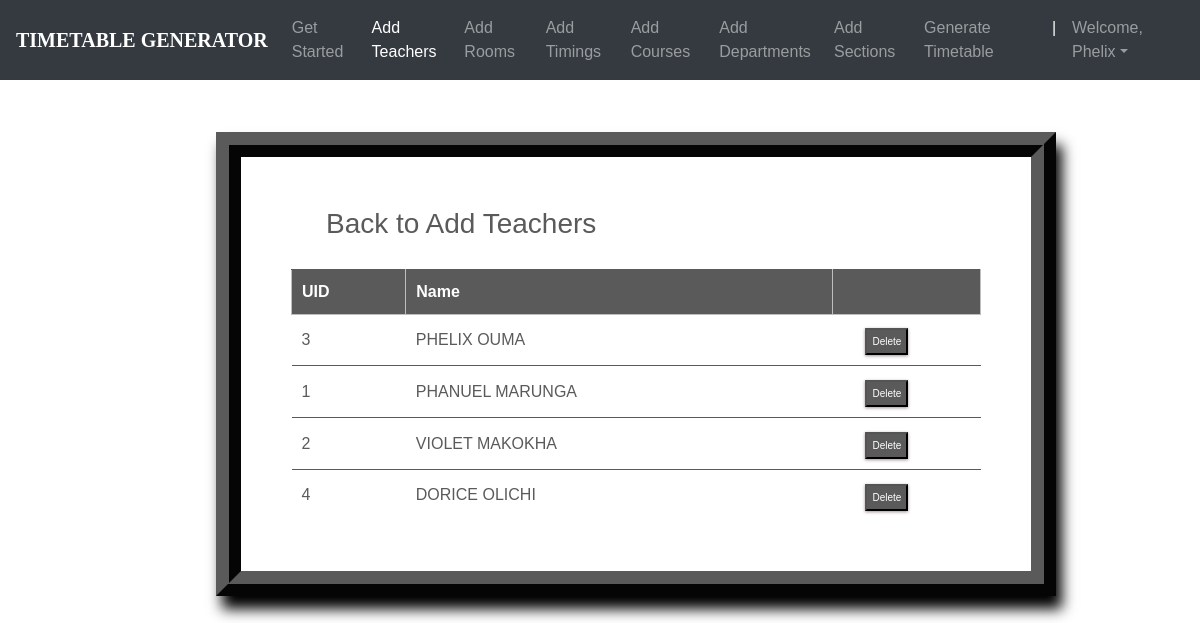
/teachers_list/ (signed in), run on the app's committed database.
### ttgen/models.py (models this page shows, shortened)
class Instructor(models.Model):
    uid = models.CharField(max_length=6)
    name = models.CharField(max_length=25)

### ttgen/views.py (the view)
# urls.py: path('teachers_list/', views.inst_list_view , name='editinstructor'),
@login_required
def inst_list_view(request):
    context = {
        'instructors': Instructor.objects.all()
    }
    return render(request, 'inslist.html', context)

### templates/inslist.html (shortened to what this page needs)
<!DOCTYPE html>
<html lang="en">
<head>
	<link rel="stylesheet" href="https://maxcdn.bootstrapcdn.com/bootstrap/4.0.0/css/bootstrap.min.css">
    <link rel="stylesheet" type="text/css" href="static/css/index.css">
</head>
<body>
        <header>
			<nav class="navbar navbar-expand-md navbar-dark fixed-top bg-dark">
                <a class="navbar-brand" href="#"><b>TIMETABLE GENERATOR</b></a>
                <div class="collapse navbar-collapse" id="navbarCollapse">
                    <ul class="navbar-nav ml-auto">
                    <li class="nav-item">
                        <a class="nav-link" href="{% url 'admindash' %}">Get Started</a>
                    </li>
                    <li class="nav-item active">
                        <a class="nav-link" href="{% url 'addInstructors' %}">Add Teachers</a>
                    </li>
                    <li class="nav-item">
                        <a class="nav-link" href="{% url 'addRooms' %}">Add Rooms</a>
                    </li>
                    <li class="nav-item">
		                <a class="nav-link" href="{% url 'addTimings' %}">Add Timings</a>
		            </li>
                    <li class="nav-item">
                        <a class="nav-link" href="{% url 'addCourses' %}">Add Courses</a>
                    </li>
                    <li class="nav-item">
			            <a class="nav-link" href="{% url 'addDepts' %}">Add Departments</a>
		            </li>
                    <li class="nav-item">
			            <a class="nav-link" href="{% url 'addSections' %}">Add Sections</a>
		            </li>
                    <li class="nav-item">
			            <a class="nav-link" href="{% url 'generate' %}">Generate Timetable</a>
		            </li>
                    <li class="nav-item active">
			            <a class="nav-link">|</a>
		            </li>
                    <li class="nav-item dropdown">
		                <a class="nav-link dropdown-toggle" href="#" id="dropdown03" data-toggle="dropdown" aria-haspopup="true" aria-expanded="false">Welcome, {{ user.first_name }}</a>
		            </li>
                    </ul>
                </div>
            </nav>
        </header><br><br>
        {% block content %}
        {% load static %}
<fieldset class="fieldset">
    <a href="{% url 'addInstructors'%}"><h1 class="tablink" onclick="openPage('new')" id="defaultOpen">Back to Add Teachers</h1></a>
    <div class="tabcontent" id="edit">
        <table class="table1">
            <thead>
            <tr class="table-headers">
            <th>UID</th>
            <th>Name</th>
            <th  class="empty"></th>
            </tr>
            </thead>
            <tbody>
            {% for inst in instructors %}
            <tr>
             <td>{{inst.uid}}</td>
             <td>{{inst.name}}</td>
             <td class="empty">
                <form action="{% url 'deleteinstructor' inst.id %}" method="post">
                        <input type="submit" value="Delete" class="cross">
                </form>
             </td>
             </tr>
            {% endfor %}
            </tbody>
        </table>
    </div>
</fieldset>
{% endblock %}

### static/css/index.css (style rules this page uses)
body { padding-top: 3rem; padding-bottom: 3rem; color: #5a5a5a; font-family: 'Poppins', sans-serif; overflow-x: hidden; }
nav { font-family: sans-serif; }
.navbar-brand { font-size: 20px; font-family: Georgia, 'Times New Roman', Times, serif; }

### templates/inslist.html (style rules this page uses)
nav { font-family: sans-serif; }
.navbar-brand { font-size: 20px; font-family: Georgia, 'Times New Roman', Times, serif; }
* { margin: 0; padding: 0; box-sizing: border-box; }
html { scroll-behavior: smooth; }
a { text-decoration:none; }
form { margin-top: 3%; margin-left: 18%; margin-right: 12%; }
fieldset h1 { color: #5a5a5a; padding-bottom: 20px; margin-left: 35px; display: inline-block; cursor: pointer; font-size: 28px; }
fieldset input { padding:8px; color: #938c8c }
.table2 td, th { border: 1px solid rgb(190,190,190); padding: 10px 20px; }
.table1 { width: 100%; border-collapse: collapse; text-align: left; overflow: hidden; }
.table1 td, th { border-top: 1px solid #5a5a5a; padding: 10px; }
.table1 th { background-color: #5a5a5a; color: #fff; }
.cross { font-size:10px; box-shadow: 0px 1px 3px 0px #9e9292; padding: 4px 5px; color: #fff; background-color: #5a5a5a; cursor: pointer; }
.fieldset { margin-top: 3%; margin-left: 18%; margin-right: 12%; padding: 50px; border-width: 25px; border-style: ridge; border-color: #5a5a5a; box-shadow: 6px 13px 13px 0px black; background-color: #fff; }

### data on the page
Instructor: uid "3", name "PHELIX OUMA"
Instructor: uid "1", name "PHANUEL MARUNGA"
Instructor: uid "2", name "VIOLET MAKOKHA"
Instructor: uid "4", name "DORICE OLICHI"

### other printed values
{{ user.first_name }} "Phelix"
